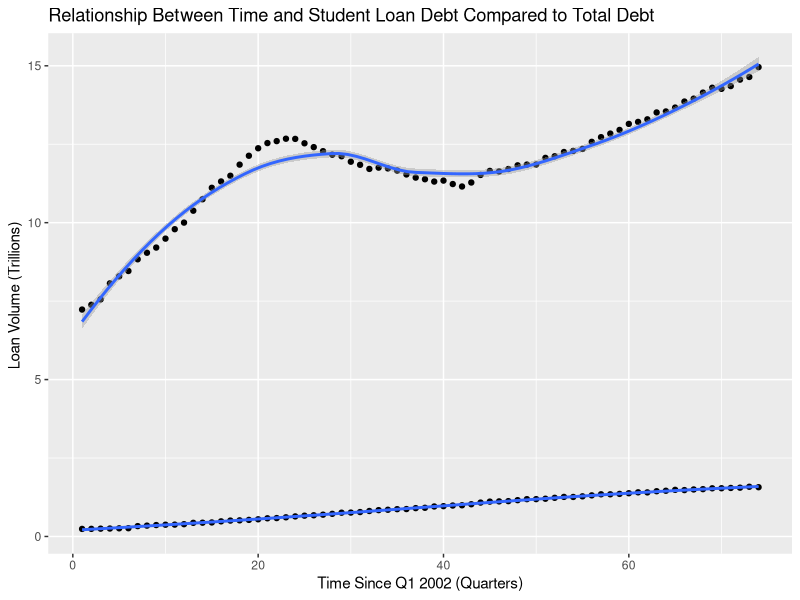

Recreate this plot in R.
## ---- chunk 1
library(readxl)
library(tidyverse)
library(sjmisc)
library(ggplot2)
## ---- chunk 2
debt_in_trillions <- read_excel("_data/debt_in_trillions.xlsx")

#debt_in_trillions <- debt_in_trillions %>% mutate(`Year and Quarter`= sub(":", "", `Year and Quarter`)) 
#debt_in_trillions<-debt_in_trillions %>% mutate(`Year and Quarter`= sub("Q", "", `Year and Quarter`))
values_before_date_modification<-seq(1:74)
debt_in_trillions$Quarters_Since_Q4_2002<-values_before_date_modification
debt_in_trillions

## ---- chunk 3
ggplot() +
  geom_point(mapping=aes(x=Quarters_Since_Q4_2002, y=`Student Loan`), debt_in_trillions) +  
  geom_point(mapping=aes(x=Quarters_Since_Q4_2002, y=`Total`), debt_in_trillions)+
  geom_smooth(mapping=aes(x=Quarters_Since_Q4_2002, y=`Student Loan`), debt_in_trillions)+
  geom_smooth(mapping=aes(x=Quarters_Since_Q4_2002, y=`Total`), debt_in_trillions)+ labs(title="Relationship Between Time and Student Loan Debt Compared to Total Debt",  y= "Loan Volume (Trillions) ", x="Time Since Q1 2002 (Quarters)")
 
